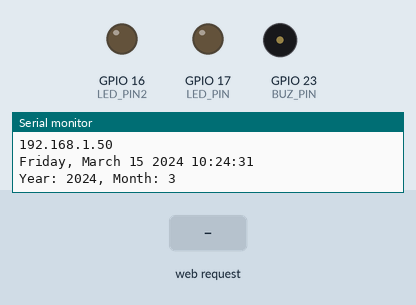
A sketch run on a simulated ESP32. On the bench: output pins drawn as LEDs (lit = HIGH), buzzer (waves = sounding), the last lines printed to the serial monitor. Inputs (shaded band) come from the test bench. WiFi joins after 1.5 s; servers stay silent unless stated; the local clock reads 2024-03-15 10:24:30 at power-on unless the sketch sets it; EEPROM starts erased.

Above: at 2.7 s.
2.8 s: HTTP request GET /23/on received
At 4.0 s:
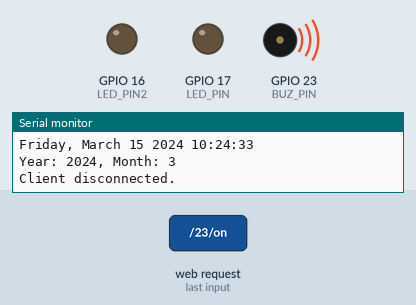
4.3 s: HTTP request GET /23/off received
At 5.5 s:
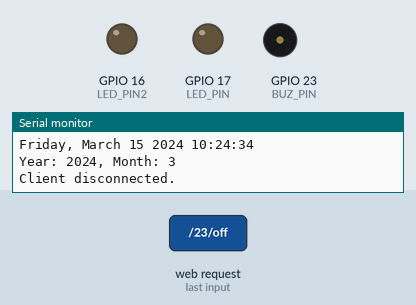
Timing chart, 0 to 7.3 s (numbered marks = the images above; inputs shaded):
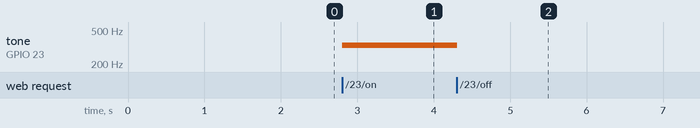

Measured:
- after the input at 2.8 s, tone on GPIO 23 (BUZ_PIN): silent → 330 Hz at once
- after the input at 4.3 s, tone on GPIO 23 (BUZ_PIN): 330 Hz → silent at once

The sketch:

cam.ino
```cpp
#define SWAP 0 // sw access point

// Load Wi-Fi library
#include <WiFi.h>
#include "time.h"
#include <EEPROM.h>
#define EEPROM_SIZE 256


// ready to buzz
const int LED_CHANNEL = 0;
const int LED_PIN = 17; // Timer 켜졌을 때
const int LED_PIN2 = 16; // Alarm 켜졌을 때
const int RESOLUTION = 8;
const int BUZ_PIN = 23;
const int DUTY = 8;
String buzzState = "off";

int n_pairs, r_index = 3;
int freq_val, dur_val;
int n_freq[] = { 262, 277, 294, 311, 330, 349, 370, 392, 415, 440, 446, 494, 523 };
int n_dur[] = { 2000, 1500, 1000, 750, 500, 375, 250 };

//부저 울리는 함수
void playNote(int note, int dur) {
  ledcSetup(LED_CHANNEL, n_freq[note], RESOLUTION);
  ledcWrite(LED_CHANNEL, DUTY);
  Serial.println(note);
  delay(dur);
}

void stopNote(){
  ledcWrite(LED_CHANNEL, 0);
}


// Replace with your network credentials
#if SWAP
const char* ssid = "ESP32-AP";
const char* password = "123456789"; // password should be long!!
#else
const char* ssid = "kau-seminar";
const char* password = "kau-seminar";

// const char* ssid = "Galaxy Quantum250_F5_4B";
// const char* password = "77626009";

// const char* ssid = "SK_WiFiGIGA8DE3_2.4G";
// const char* password = "2003031452";

// const char* ssid = "KAU-GUEST";
// const char* password = "*";

#endif

// Set web server port number to 80
WiFiServer server(80);
WiFiClient client;

// Variable to store the HTTP request
String header;


// Current time
unsigned long currentTime = millis();
// Previous time
unsigned long previousTime = 0;
// Define timeout time in milliseconds (example: 2000ms = 2s)
const long timeoutTime = 2000;

const char* ntpServer = "pool.ntp.org";
const long gmtOffset_sec = 3600 * 9; // 3600
const int daylightOffset_sec = 0; // 3600


int serverYear, serverMonth, serverDay;
int serverTotalTime, serverHours, serverMinutes, serverSeconds;
struct tm serverInfo;


unsigned long convertToMinutes(int year, int month, int day, int hours, int minutes) {
  // 1년 = 365일, 윤년 고려 안함
  //Serial.println("-------converToMinutes함순데여 =--------");

  //Serial.println("입력 받은 값 :: "+String(year) + "년" +String(month) +"월" + String(day)+"일   " + String(hours)+"시"+String(minutes)+"분");
  unsigned long totalMinutes = (year - 1) * 365 * 24 * 60;
  totalMinutes += (month - 1) * 30 * 24 * 60; //간단 예제 -> 1달 = 30일 가정 ..
  totalMinutes += (day - 1) * 24 * 60;
  totalMinutes += hours * 60;
  totalMinutes += minutes;

  return totalMinutes;
}

bool isTimeInRange(int year, int month, int day, int hours, int minutes, int startYear, int startMonth, int startDay, int startHour, int startMinute, int endYear, int endMonth, int endDay, int endHour, int endMinute) {
  unsigned long startTime = convertToMinutes(startYear, startMonth, startDay, startHour, startMinute);
  unsigned long endTime = convertToMinutes(endYear, endMonth, endDay, endHour, endMinute);
  unsigned long currentTime = convertToMinutes(year, month, day, hours, minutes);

  // Serial.println("isTime In Range함수인데요 ");
  // Serial.println("startTime" + String(startTime));
  // Serial.println("endTime" + String(endTime));
  // Serial.println("currentTime"+String(currentTime));

  //Serial.println("return 값 : " + String(currentTime >= startTime && currentTime <= endTime));

  return (currentTime >= startTime && currentTime <= endTime);
}


void printLocalTime()
{
  if (!getLocalTime(&serverInfo)) {
    Serial.println("Failed to obtain serverTime");
    return;
  }
  serverTotalTime = serverInfo.tm_hour * 3600 + serverInfo.tm_min * 60 + serverInfo.tm_sec;
  Serial.println(&serverInfo, "%A, %B %d %Y %H:%M:%S");
  Serial.println("Year: " + String(serverInfo.tm_year + 1900) + ", Month: " + String(serverInfo.tm_mon + 1));
  Serial.println();
  client.println("<script>var totalTime=" + String(serverInfo.tm_hour * 3600 + serverInfo.tm_min * 60 + serverInfo.tm_sec) +
                 "; setInterval(function(){totalTime++; document.getElementById('timer').innerHTML='NowTime: '+Math.floor(totalTime/3600) + ':' + Math.floor(totalTime%3600/60) + ':' + totalTime%3600%60;}, 1000);</script>");
  client.println(&serverInfo, "<h2 id='timer'>NowTime: %H:%M:%S</h2>");
  serverYear = serverInfo.tm_year + 1900;
  serverMonth = serverInfo.tm_mon+1;
  serverDay = serverInfo.tm_mday;
  client.println("Year: " + String(serverInfo.tm_year + 1900) + ", Month: " + String(serverInfo.tm_mon + 1)+"Day :" + String(serverInfo.tm_mday));

  client.println("<hr/>");
}

void timeSettings(){

  client.println("<h2> SET TIMER </h2> ");

  //시작시간 세팅
  client.println("<form method=\"get\">");
  client.println("<h4> Set Start Time </h4> ");
  client.println("<p><label>Date: <input type = \"date\" name =\"setStartDate\" ></label></p>");
  client.println("<p><label>Time : <input type = \"time\" name = \"setStartTime\"></label></p>");
  //끝 시간 세팅
  client.println("<h4> Set End Time </h4> ");
  client.println("<p><label>Date: <input type = \"date\" name =\"setEndDate\" ></label></p>");
  client.println("<p><label>Time : <input type = \"time\" name = \"setEndTime\"></label></p>");
  client.println("<p><input type=\"submit\" value=\"Alarm settings\"></p></form>");
  client.println("<hr/>");
}

void nightTimeSettings(){
  client.println("<h2> Set ALARM </h2> ");
  client.println("<form method=\"get\">");
  client.println("<h4> Set Start Time </h4> ");
  client.println("<p><label>Time : <input type = \"time\" name = \"setNightStartTime\"></label></p>");
  client.println("<p><label>Time : <input type = \"time\" name = \"setNightEndTime\"></label></p>");
  client.println("<p><input type=\"submit\" value=\"Alarm settings\"></p></form>");
  client.println("<hr/>");
}

/* start date - time */
int startYear, startMonth, startDay;
int startHour, startMinute;

/* end date - time */
int endYear, endMonth, endDay;
int endHour,endMinute;


void extractTime()
{
  // Extract alarmHours
  Serial.println("func extractTime ");

  String tmp = "";

  String startDate = "" ;

  int i = header.indexOf("setStartDate")+13;

  while(isDigit(header[i]) || header[i] == '-' ){
    tmp += header[i++];
  }

  startDate = tmp;
  i++;
  tmp = "";
  Serial.println("Start Date : " + startDate );

  startYear = startDate.substring(0,4).toInt();
  startMonth = startDate.substring(5,7).toInt();
  startDay = startDate.substring(8,10).toInt();


  String startTime = "";
  // i += header.indexOf("setStartTime")+13;
  i+=13;
  Serial.println("now i : " + String(i) + ", header[i] = " + String(header[i])+String(header[i+1]));

  while (isDigit(header[i]) || header[i] == '%' || header[i] == 'A') {
      tmp += header[i++];
  }

  startTime = tmp;
  i++;
  tmp = "";

  startHour = startTime.substring(0,2).toInt();
  startMinute = startTime.substring(5,7).toInt();
  Serial.println("Start Time : " + String(startHour)  +":" + String(startMinute));


  String endDate = "";
  String endTime = "";
  i += 11;
  while(isDigit(header[i]) || header[i] == '-' ){
    tmp += header[i++];
  }
  i++;
  endDate = tmp;
  tmp = "";
  Serial.println("End Date : " + endDate);

  endYear = endDate.substring(0,4).toInt();
  endMonth = endDate.substring(5,7).toInt();
  endDay = endDate.substring(8,10).toInt();

  i += 11;

  while (isDigit(header[i]) || header[i] == '%' || header[i] == 'A') {
    tmp += header[i++];
  }
  i++;
  endTime = tmp;
  tmp = "";

  //%3A인코딩 안된 것 (:)임 => 나중에 시간 계산
  endHour = endTime.substring(0,2).toInt();
  endMinute = endTime.substring(5,7).toInt();
  Serial.println("setEndTime : " + String(endHour) +":"+ String(endMinute));

}

/* 알람 시간 */
int nightStartHour,nightStartMin;

int nightEndHour,nightEndMin;

void extractNightTime() {
  String tmp = "";


  int i = header.indexOf("setNightStartTime") + 18;

  while (isDigit(header[i]) || header[i] == '%' || header[i] == 'A') {
    tmp += header[i++];
  }

  i++;
  Serial.println("tmp : "+tmp);

  // 추출된 문자열을 시간과 분으로 분리

  nightStartHour = tmp.substring(0,2).toInt();
  nightStartMin = tmp.substring(5,7).toInt();

  tmp = "";
  Serial.println("Extracted Night Time: " + String(nightStartHour) + ":" + String(nightStartMin));


  i += 16; //setNightEndTime
  while (isDigit(header[i]) || header[i] == '%' || header[i] == 'A') {
    tmp += header[i++];
  }


  nightEndHour = tmp.substring(0,2).toInt();
  nightEndMin = tmp.substring(5,7).toInt();
  Serial.println("Extracted End Time: " + String(nightEndHour) + ":" + String(nightEndMin));


}


void setup() {
  Serial.begin(115200);
  EEPROM.begin(EEPROM_SIZE);
  ledcAttachPin(BUZ_PIN, LED_CHANNEL);
  pinMode(LED_PIN, OUTPUT);
  pinMode(LED_PIN2, OUTPUT);

  // Initialize the output variables as outputs


#if SWAP
  WiFi.softAP(ssid, password);
  IPAddress IP = WiFi.softAPIP();
  Serial.print("AP IP address: ");
  Serial.println(IP);
#else
  // Connect to Wi-Fi network with SSID and password
  Serial.print("Connecting to ");
  Serial.println(ssid);
  WiFi.mode(WIFI_STA);
  WiFi.begin(ssid, password);
  while (WiFi.status() != WL_CONNECTED) {
    delay(500);
    Serial.print(".");
  }
  // Print local IP address and start web server
  Serial.println("");
  Serial.println("WiFi connected.");
  Serial.println("IP address: ");
  Serial.println(WiFi.localIP());
#endif
  server.begin();
  //init and get the time
  configTime(gmtOffset_sec, daylightOffset_sec, ntpServer);
  printLocalTime();
}

void loop() {
  client = server.available(); // Listen for incoming clients
  if (client) { // If a new client connects,
    currentTime = millis();
    previousTime = currentTime;
    Serial.println("New Client."); // print a message out in the serial port
    String currentLine = ""; // make a String to hold incoming data from the client
    while (client.connected() && currentTime - previousTime <= timeoutTime) { // loop while the client's connected
      currentTime = millis();
      if (client.available()) { // if there's bytes to read from the client,
        char c = client.read(); // read a byte, then
        Serial.write(c); // print it out the serial monitor
        header += c;
        if (c == '\n') { // if the byte is a newline character
          // if the current line is blank, you got two newline characters in a row.
          // that's the end of the client HTTP request, so send a response:
          if (currentLine.length() == 0) {
            // HTTP headers always start with a response code (e.g. HTTP/1.1 200 OK)
            // and a content-type so the cliendt knows what's coming, then a blank line:
            client.println("HTTP/1.1 200 OK");
            client.println("Content-type:text/html");
            client.println("Connection: close");
            client.println();


            // buzzer on/off
            if (header.indexOf("GET /23/on") >= 0) {
              Serial.println("GPIO 23 on");
              buzzState = "on";
              // 부저 출력(함수만 넣기)
                playNote(4,250);
            }else if (header.indexOf("GET /23/off") >= 0) {
              Serial.println("GPIO 23 off");
              // 부저off
              stopNote();
              buzzState = "off";
            }


            // Display the HTML web page
            client.println("<!DOCTYPE html><html>");
            client.println("<head><meta name=\"viewport\" content=\"width=device-width, initial-scale=1\">");
            client.println("<link rel=\"icon\" href=\"data:,\">");
            // CSS to style the on/off buttons
            // Feel free to change the background-color and font-size attributes to fit your preferences
            client.println("<style>html { font-family: Helvetica; display: inline-block; margin: 0px auto; text-align: center;}");
            client.println(".button { background-color: #4CAF50;border: none; color: white; padding: 16px 40px;");
            client.println("text-decoration: none; font-size: 30px; margin: 2px; cursor: pointer;}");
            client.println(".button2 {background-color: #555555;}</style></head>");
            // Web Page Heading
            client.println("<body><h1>ESP32 Iot Project</h1>");

            client.println("<p>Buzz Status : "+buzzState+"</p>");
            if (buzzState == "off") {
              client.println("<p><a href=\"/23/on\"><button class=\"button button2\">ON</button></a></p>");
            } else {
              client.println("<p><a href=\"/23/off\"><button class=\"button\">OFF</button></a></p>");
            }


            // Display local time
            printLocalTime();

            // AlarmSetting
            timeSettings();


            nightTimeSettings();
            // Extract time from alarmSettings!
            if (header.indexOf("setStartDate") != -1 && header.indexOf("setStartTime") != -1 && header.indexOf("setEndDate") != -1 && header.indexOf("setEndTime") != -1) {
              extractTime();
            }
            if(header.indexOf("setNightStartTime")!=-1 || header.indexOf("setNightEndTime")!=-1){
              extractNightTime();
            }

            if(!startYear && !startHour && !endYear && !endHour ){
              client.println("<h2>The Timer is not set. Set the Timer.</h2>");
            }else{
              client.println("<h2>Setting Time "+ String(startYear)+"/"+String(startMonth)+"/"+String(startDay) + " " + String(startHour) +":"+String(startMinute) +"~"+String(endYear)+"/"+String(endMonth)+"/"+String(endDay) + " " + String(endHour) +":"+String(endMinute) +"</h2>");
            }
            if (!nightStartHour && !nightStartMin && !nightEndHour && !nightEndMin) {
              client.println("<h2>The alarm is not set. Set the alarm.</h2>");
            } else {
              client.println("<h2>AlarmTime: " + String(nightStartHour) + ":" + String(nightStartMin) + "~" + String(nightEndHour) + ":" + String(nightEndMin)+ "</h2>");
            }


            client.println("<hr/>");
            client.println("<h3>Home Cam</h3>");
            client.println("<img id=\"stream\" src=\"http://192.168.0.2:81/stream\" crossorigin >");
            client.println("<img id=\"stream\" src=\"http://192.168.214.71:81/stream\">");


            client.println("</body></html>");
            // The HTTP response ends with another blank line
            client.println();
            // Break out of the while loop
            break;
          } //** if (currentLine.length() == 0) {
          else { // if you got a newline, then clear currentLine
            currentLine = "";
          }
        } //** if (c == '\n') {
        else if (c != '\r') { // if you got anything else but a carriage return character,
          currentLine += c; // add it to the end of the currentLine
        }
      } //* if (client.available()) {
    } //** while
    // Clear the header variable
    header = "";
    // Close the connection
    client.stop();
    Serial.println("Client disconnected.");
    Serial.println("");
  } //** if (client) {
  // The alarm goes off
  serverHours = serverTotalTime / 3600;
  serverMinutes = serverTotalTime % 3600 / 60;
  serverSeconds = serverTotalTime % 3600 % 60;

  // Increase serverTotalTime per second
  currentTime = millis();
  if (currentTime - previousTime >= 1000) {
    previousTime = currentTime;
    serverTotalTime++;
  }

  /// 시간 비교

   if (isTimeInRange(serverYear, serverMonth, serverDay, serverHours, serverMinutes, startYear, startMonth, startDay, startHour, startMinute, endYear, endMonth, endDay, endHour, endMinute)) {
    // 시작과 종료 시간 사이
    digitalWrite(LED_PIN, HIGH);
    Serial.println("isTimeInRange = True");
      // NIGHT 알람 설정
    if (
      (serverHours > nightStartHour || (serverHours == nightStartHour && serverMinutes >= nightStartMin)) &&
      (serverHours < nightEndHour || (serverHours == nightEndHour && serverMinutes < nightEndMin))
    ) {

      //나이트 알람 체크 함수 실행
      digitalWrite(LED_PIN2, HIGH);
      Serial.println("함수 내 Night ALARM에 맞춰 실행");

    } else {
      digitalWrite(LED_PIN2, LOW);
    }
 // ---------------------------------


  } else {
    // 시작과 종료 시간 사이X
    // noTone(BUZ_PIN);
      digitalWrite(LED_PIN, LOW);

    //Serial.println("시작 -종료 를 벗어난 시간대 실행안해 안해 ");
  }


  // -----------------------
  // 현재 시간이 nightStartTime과 nightEndTime 사이에 있으면 LED를 켬
  //digitalWrite(LED_PIN, HIGH);
  // 그 외의 시간에는 LED를 끔
  //digitalWrite(LED_PIN, LOW);
  // -----------------------

  // camera


}
```
